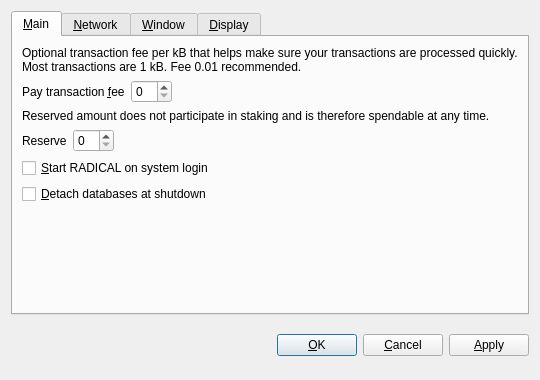
<?xml version="1.0" encoding="UTF-8"?>
<ui version="4.0">
 <class>OptionsDialog</class>
 <widget class="QDialog" name="OptionsDialog">
  <property name="geometry">
   <rect>
    <x>0</x>
    <y>0</y>
    <width>540</width>
    <height>380</height>
   </rect>
  </property>
  <property name="windowTitle">
   <string>Options</string>
  </property>
  <property name="modal">
   <bool>true</bool>
  </property>
  <layout class="QVBoxLayout" name="verticalLayout">
   <item>
    <widget class="QTabWidget" name="tabWidget">
     <property name="tabPosition">
      <enum>QTabWidget::North</enum>
     </property>
     <property name="currentIndex">
      <number>0</number>
     </property>
     <widget class="QWidget" name="tabMain">
      <attribute name="title">
       <string>&amp;Main</string>
      </attribute>
      <layout class="QVBoxLayout" name="verticalLayout_Main">
       <item>
        <widget class="QLabel" name="transactionFeeInfoLabel">
         <property name="text">
          <string>Optional transaction fee per kB that helps make sure your transactions are processed quickly. Most transactions are 1 kB. Fee 0.01 recommended.</string>
         </property>
         <property name="textFormat">
          <enum>Qt::PlainText</enum>
         </property>
         <property name="wordWrap">
          <bool>true</bool>
         </property>
        </widget>
       </item>
       <item>
        <layout class="QHBoxLayout" name="horizontalLayoutFee">
         <item>
          <widget class="QLabel" name="transactionFeeLabel">
           <property name="text">
            <string>Pay transaction &amp;fee</string>
           </property>
           <property name="textFormat">
            <enum>Qt::PlainText</enum>
           </property>
           <property name="buddy">
            <cstring>transactionFee</cstring>
           </property>
          </widget>
         </item>
         <item>
          <widget class="BitcoinAmountField" name="transactionFee"/>
         </item>
         <item>
          <spacer name="horizontalSpacerFee">
           <property name="orientation">
            <enum>Qt::Horizontal</enum>
           </property>
           <property name="sizeHint" stdset="0">
            <size>
             <width>40</width>
             <height>20</height>
            </size>
           </property>
          </spacer>
         </item>
        </layout>
       </item>
       <item>
        <widget class="QLabel" name="reserveBalanceInfoLabel">
         <property name="text">
          <string>Reserved amount does not participate in staking and is therefore spendable at any time.</string>
         </property>
         <property name="textFormat">
          <enum>Qt::PlainText</enum>
         </property>
         <property name="wordWrap">
          <bool>true</bool>
         </property>
        </widget>
       </item>
       <item>
        <layout class="QHBoxLayout" name="horizontalLayoutReserveBalance">
         <item>
          <widget class="QLabel" name="reserveBalanceLabel">
           <property name="text">
            <string>Reserve</string>
           </property>
           <property name="textFormat">
            <enum>Qt::PlainText</enum>
           </property>
           <property name="buddy">
            <cstring>reserveBalance</cstring>
           </property>
          </widget>
         </item>
         <item>
          <widget class="BitcoinAmountField" name="reserveBalance"/>
         </item>
         <item>
          <spacer name="horizontalSpacerReserveBalance">
           <property name="orientation">
            <enum>Qt::Horizontal</enum>
           </property>
           <property name="sizeHint" stdset="0">
            <size>
             <width>40</width>
             <height>20</height>
            </size>
           </property>
          </spacer>
         </item>
        </layout>
       </item>
       <item>
        <widget class="QCheckBox" name="bitcoinAtStartup">
         <property name="toolTip">
          <string>Automatically start RADICAL after logging in to the system.</string>
         </property>
         <property name="text">
          <string>&amp;Start RADICAL on system login</string>
         </property>
        </widget>
       </item>
       <item>
        <widget class="QCheckBox" name="detachDatabases">
         <property name="toolTip">
          <string>Detach block and address databases at shutdown. This means they can be moved to another data directory, but it slows down shutdown. The wallet is always detached.</string>
         </property>
         <property name="text">
          <string>&amp;Detach databases at shutdown</string>
         </property>
        </widget>
       </item>
       <item>
        <spacer name="verticalSpacer_Main">
         <property name="orientation">
          <enum>Qt::Vertical</enum>
         </property>
         <property name="sizeHint" stdset="0">
          <size>
           <width>20</width>
           <height>40</height>
          </size>
         </property>
        </spacer>
       </item>
      </layout>
     </widget>
     <widget class="QWidget" name="tabNetwork">
      <attribute name="title">
       <string>&amp;Network</string>
      </attribute>
      <layout class="QVBoxLayout" name="verticalLayout_Network">
       <item>
        <widget class="QCheckBox" name="mapPortUpnp">
         <property name="toolTip">
          <string>Automatically open the RADICAL client port on the router. This only works when your router supports UPnP and it is enabled.</string>
         </property>
         <property name="text">
          <string>Map port using &amp;UPnP</string>
         </property>
        </widget>
       </item>
       <item>
        <widget class="QCheckBox" name="connectSocks">
         <property name="toolTip">
          <string>Connect to the RADICAL network through a SOCKS proxy (e.g. when connecting through Tor).</string>
         </property>
         <property name="text">
          <string>&amp;Connect through SOCKS proxy:</string>
         </property>
        </widget>
       </item>
       <item>
        <layout class="QHBoxLayout" name="horizontalLayout_Network">
         <item>
          <widget class="QLabel" name="proxyIpLabel">
           <property name="text">
            <string>Proxy &amp;IP:</string>
           </property>
           <property name="textFormat">
            <enum>Qt::PlainText</enum>
           </property>
           <property name="buddy">
            <cstring>proxyIp</cstring>
           </property>
          </widget>
         </item>
         <item>
          <widget class="QValidatedLineEdit" name="proxyIp">
           <property name="maximumSize">
            <size>
             <width>140</width>
             <height>16777215</height>
            </size>
           </property>
           <property name="toolTip">
            <string>IP address of the proxy (e.g. 127.0.0.1)</string>
           </property>
          </widget>
         </item>
         <item>
          <widget class="QLabel" name="proxyPortLabel">
           <property name="text">
            <string>&amp;Port:</string>
           </property>
           <property name="textFormat">
            <enum>Qt::PlainText</enum>
           </property>
           <property name="buddy">
            <cstring>proxyPort</cstring>
           </property>
          </widget>
         </item>
         <item>
          <widget class="QLineEdit" name="proxyPort">
           <property name="maximumSize">
            <size>
             <width>55</width>
             <height>16777215</height>
            </size>
           </property>
           <property name="toolTip">
            <string>Port of the proxy (e.g. 9050)</string>
           </property>
          </widget>
         </item>
         <item>
          <widget class="QLabel" name="socksVersionLabel">
           <property name="text">
            <string>SOCKS &amp;Version:</string>
           </property>
           <property name="textFormat">
            <enum>Qt::PlainText</enum>
           </property>
           <property name="buddy">
            <cstring>socksVersion</cstring>
           </property>
          </widget>
         </item>
         <item>
          <widget class="QValueComboBox" name="socksVersion">
           <property name="toolTip">
            <string>SOCKS version of the proxy (e.g. 5)</string>
           </property>
          </widget>
         </item>
         <item>
          <spacer name="horizontalSpacer_Network">
           <property name="orientation">
            <enum>Qt::Horizontal</enum>
           </property>
           <property name="sizeHint" stdset="0">
            <size>
             <width>40</width>
             <height>20</height>
            </size>
           </property>
          </spacer>
         </item>
        </layout>
       </item>
       <item>
        <spacer name="verticalSpacer_Network">
         <property name="orientation">
          <enum>Qt::Vertical</enum>
         </property>
         <property name="sizeHint" stdset="0">
          <size>
           <width>20</width>
           <height>40</height>
          </size>
         </property>
        </spacer>
       </item>
      </layout>
     </widget>
     <widget class="QWidget" name="tabWindow">
      <attribute name="title">
       <string>&amp;Window</string>
      </attribute>
      <layout class="QVBoxLayout" name="verticalLayout_Window">
       <item>
        <widget class="QCheckBox" name="minimizeToTray">
         <property name="toolTip">
          <string>Show only a tray icon after minimizing the window.</string>
         </property>
         <property name="text">
          <string>&amp;Minimize to the tray instead of the taskbar</string>
         </property>
        </widget>
       </item>
       <item>
        <widget class="QCheckBox" name="minimizeOnClose">
         <property name="toolTip">
          <string>Minimize instead of exit the application when the window is closed. When this option is enabled, the application will be closed only after selecting Quit in the menu.</string>
         </property>
         <property name="text">
          <string>M&amp;inimize on close</string>
         </property>
        </widget>
       </item>
       <item>
        <spacer name="verticalSpacer_Window">
         <property name="orientation">
          <enum>Qt::Vertical</enum>
         </property>
         <property name="sizeHint" stdset="0">
          <size>
           <width>20</width>
           <height>40</height>
          </size>
         </property>
        </spacer>
       </item>
      </layout>
     </widget>
     <widget class="QWidget" name="tabDisplay">
      <attribute name="title">
       <string>&amp;Display</string>
      </attribute>
      <layout class="QVBoxLayout" name="verticalLayout_Display">
       <item>
        <layout class="QHBoxLayout" name="horizontalLayout_1_Display">
         <item>
          <widget class="QLabel" name="langLabel">
           <property name="text">
            <string>User Interface &amp;language:</string>
           </property>
           <property name="textFormat">
            <enum>Qt::PlainText</enum>
           </property>
           <property name="buddy">
            <cstring>lang</cstring>
           </property>
          </widget>
         </item>
         <item>
          <widget class="QValueComboBox" name="lang">
           <property name="toolTip">
            <string>The user interface language can be set here. This setting will take effect after restarting RADICAL.</string>
           </property>
          </widget>
         </item>
        </layout>
       </item>
       <item>
        <layout class="QHBoxLayout" name="horizontalLayout_2_Display">
         <item>
          <widget class="QLabel" name="unitLabel">
           <property name="text">
            <string>&amp;Unit to show amounts in:</string>
           </property>
           <property name="textFormat">
            <enum>Qt::PlainText</enum>
           </property>
           <property name="buddy">
            <cstring>unit</cstring>
           </property>
          </widget>
         </item>
         <item>
          <widget class="QValueComboBox" name="unit">
           <property name="toolTip">
            <string>Choose the default subdivision unit to show in the interface and when sending coins.</string>
           </property>
          </widget>
         </item>
        </layout>
       </item>
       <item>
        <widget class="QCheckBox" name="displayAddresses">
         <property name="toolTip">
          <string>Whether to show RADICAL addresses in the transaction list or not.</string>
         </property>
         <property name="text">
          <string>&amp;Display addresses in transaction list</string>
         </property>
        </widget>
       </item>
       <item>
        <widget class="QCheckBox" name="coinControlFeatures">
         <property name="toolTip">
          <string>Whether to show coin control features or not.</string>
         </property>
         <property name="text">
          <string>Display coin &amp;control features (experts only!)</string>
         </property>
        </widget>
       </item>
       <item>
        <spacer name="verticalSpacer_Display">
         <property name="orientation">
          <enum>Qt::Vertical</enum>
         </property>
         <property name="sizeHint" stdset="0">
          <size>
           <width>20</width>
           <height>40</height>
          </size>
         </property>
        </spacer>
       </item>
      </layout>
     </widget>
    </widget>
   </item>
   <item>
    <layout class="QHBoxLayout" name="horizontalLayout_Buttons">
     <item>
      <spacer name="horizontalSpacer_1">
       <property name="orientation">
        <enum>Qt::Horizontal</enum>
       </property>
       <property name="sizeHint" stdset="0">
        <size>
         <width>40</width>
         <height>48</height>
        </size>
       </property>
      </spacer>
     </item>
     <item>
      <widget class="QLabel" name="statusLabel">
       <property name="font">
        <font>
         <weight>75</weight>
         <bold>true</bold>
        </font>
       </property>
       <property name="text">
        <string/>
       </property>
       <property name="textFormat">
        <enum>Qt::PlainText</enum>
       </property>
       <property name="wordWrap">
        <bool>true</bool>
       </property>
      </widget>
     </item>
     <item>
      <spacer name="horizontalSpacer_2">
       <property name="orientation">
        <enum>Qt::Horizontal</enum>
       </property>
       <property name="sizeHint" stdset="0">
        <size>
         <width>40</width>
         <height>48</height>
        </size>
       </property>
      </spacer>
     </item>
     <item>
      <widget class="QPushButton" name="okButton">
       <property name="text">
        <string>&amp;OK</string>
       </property>
      </widget>
     </item>
     <item>
      <widget class="QPushButton" name="cancelButton">
       <property name="text">
        <string>&amp;Cancel</string>
       </property>
       <property name="autoDefault">
        <bool>false</bool>
       </property>
      </widget>
     </item>
     <item>
      <widget class="QPushButton" name="applyButton">
       <property name="text">
        <string>&amp;Apply</string>
       </property>
       <property name="autoDefault">
        <bool>false</bool>
       </property>
      </widget>
     </item>
    </layout>
   </item>
  </layout>
 </widget>
 <customwidgets>
  <customwidget>
   <class>BitcoinAmountField</class>
   <extends>QSpinBox</extends>
   <header>bitcoinamountfield.h</header>
  </customwidget>
  <customwidget>
   <class>QValueComboBox</class>
   <extends>QComboBox</extends>
   <header>qvaluecombobox.h</header>
  </customwidget>
  <customwidget>
   <class>QValidatedLineEdit</class>
   <extends>QLineEdit</extends>
   <header>qvalidatedlineedit.h</header>
  </customwidget>
 </customwidgets>
 <resources/>
 <connections/>
</ui>
